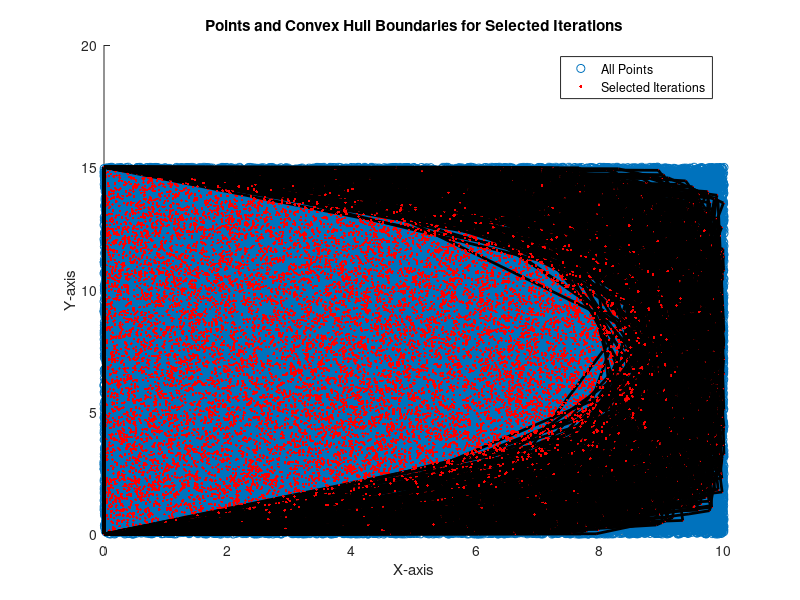

MATLAB code for this plot:
% Set the maximum values for x and y
x_max = 10;
y_max = 15;

% Generate 1000 random points
num_points = 100000;
all_random_points = [rand(num_points, 1) * x_max, rand(num_points, 1) * y_max];

% Number of iterations
num_iterations = 10000;

% Initialize arrays to store perimeters and selected iterations
perimeter_array = zeros(num_iterations, 1);
selected_iterations = [];

% Perimeter range criteria
lower_perimeter_limit = 43.75;
upper_perimeter_limit = 44.25;

% User-specified points
user_points = [0, 0; 0, 15];

% Plot the initial random points
figure;
scatter(all_random_points(:, 1), all_random_points(:, 2), 'b.');
hold on;

for iter = 1:num_iterations
    % Randomly select 18 points
    selected_indices = randperm(num_points, 38);
    selected_points = all_random_points(selected_indices, :);

    % Include the user-specified points in each iteration
    selected_points = [selected_points; user_points];

    % Calculate the convex hull
    convex_hull_indices = convhull(selected_points(:, 1), selected_points(:, 2));
    convex_hull_points = selected_points(convex_hull_indices, :);

    % Calculate the perimeter
    perimeter = 0;
    for i = 1:size(convex_hull_points, 1) - 1
        perimeter = perimeter + norm(convex_hull_points(i, :) - convex_hull_points(i+1, :));
    end
    % Add the last edge
    perimeter = perimeter + norm(convex_hull_points(end, :) - convex_hull_points(1, :));

    % Store the perimeter in the array
    perimeter_array(iter) = perimeter;

    % Check if the perimeter is within the specified range
    if perimeter >= lower_perimeter_limit && perimeter <= upper_perimeter_limit
        selected_iterations = [selected_iterations, iter];
        
        % Plot points and convex hull for the selected iteration
        plot(selected_points(:, 1), selected_points(:, 2), 'r.');
        plot(convex_hull_points(:, 1), convex_hull_points(:, 2), 'k-', 'LineWidth', 2);
    end
end

hold off;

% Add labels and title
xlabel('X-axis');
ylabel('Y-axis');
title('Points and Convex Hull Boundaries for Selected Iterations');
legend('All Points', 'Selected Iterations');

% Display selected iterations
disp('Selected Iterations:');
disp(selected_iterations);
